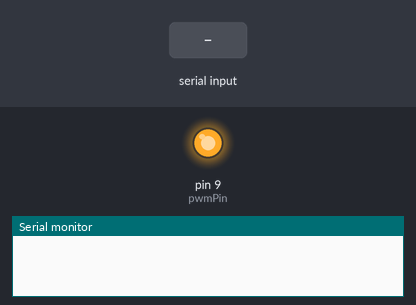
This program was run on a simulated Teensy 4. Parts: output pins drawn as LEDs (lit = HIGH), the last lines printed to the serial monitor. Inputs (shaded band) come from the test bench.

Above: at 1.2 s.
1.3 s: "0" received over Serial
At 1.6 s:
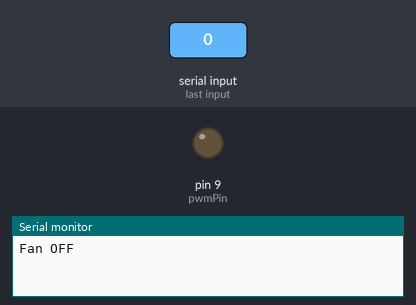
Timing chart, 0 to 4.3 s (numbered marks = the images above; inputs shaded):
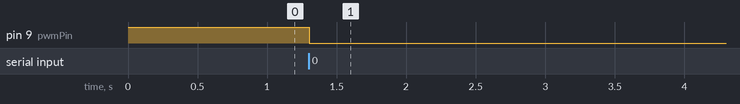

Measured:
- after the input at 1.3 s, pin 9 (pwmPin): HIGH → LOW at once

The program:

main.cpp
```cpp
// // // Include the necessary libraries
// #include <Arduino.h>

// // Pin for PWM control (connected to the yellow wire)
// const int pwmPin = 9;  // Modify this pin according to your setup

// // Function to set the fan speed
// void setFanSpeed(int percent) {
//   // Ensure the input is between 0 and 100
//   if (percent < 0) percent = 0;
//   if (percent > 100) percent = 100;

//   // Map the percentage (0-100) to PWM duty cycle (0-255)
//   int pwmValue = map(percent, 0, 100, 0, 255);

//   // Write the PWM value to the fan control pin
//   analogWrite(pwmPin, pwmValue);
// }

// void setup() {
//   // Set the PWM pin as an output
//   pinMode(pwmPin, OUTPUT);

//   // Set the PWM frequency to 20 kHz for the fan control pin
//   analogWriteFrequency(pwmPin, 20000);  // 20 kHz
// }

// void loop() {
//   int fanSpeed = 30;  // Set your fan speed variable here (from 1 to 100)

//   // Update the fan speed
//   setFanSpeed(fanSpeed);

//   // You can add a delay here to test the fan speed
//   delay(1000);  // Adjust as necessary
// }

/****************************************************************************************************************************/

#include <Arduino.h>

const int pwmPin = 9;  // Modify this pin according to your setup
bool fanOn = true;     // Keeps track of whether the fan is on
int fanSpeed = 100;     // Default fan speed (1 to 100)

void setFanSpeed(int percent) {
  // Clamp input to 0-100
  percent = constrain(percent, 0, 100);
  int pwmValue = map(percent, 0, 100, 0, 255);
  analogWrite(pwmPin, pwmValue);
}

void setup() {
  pinMode(pwmPin, OUTPUT);
  Serial.begin(9600);

  // Set initial speed
  setFanSpeed(fanSpeed);

  analogWriteFrequency(pwmPin, 20000);
}

void loop() {
  // Check if data is available from Serial
  if (Serial.available() > 0) {
    char input = Serial.read();

    if (input == '0') {
      // Toggle fan state
      fanOn = !fanOn;

      if (fanOn) {
        setFanSpeed(fanSpeed);
        Serial.println("Fan ON");
      } else {
        setFanSpeed(0);  // Turn off
        Serial.println("Fan OFF");
      }
    }
  }

  // Optional: Add a delay or keep this loop fast
  delay(100);
}
```
